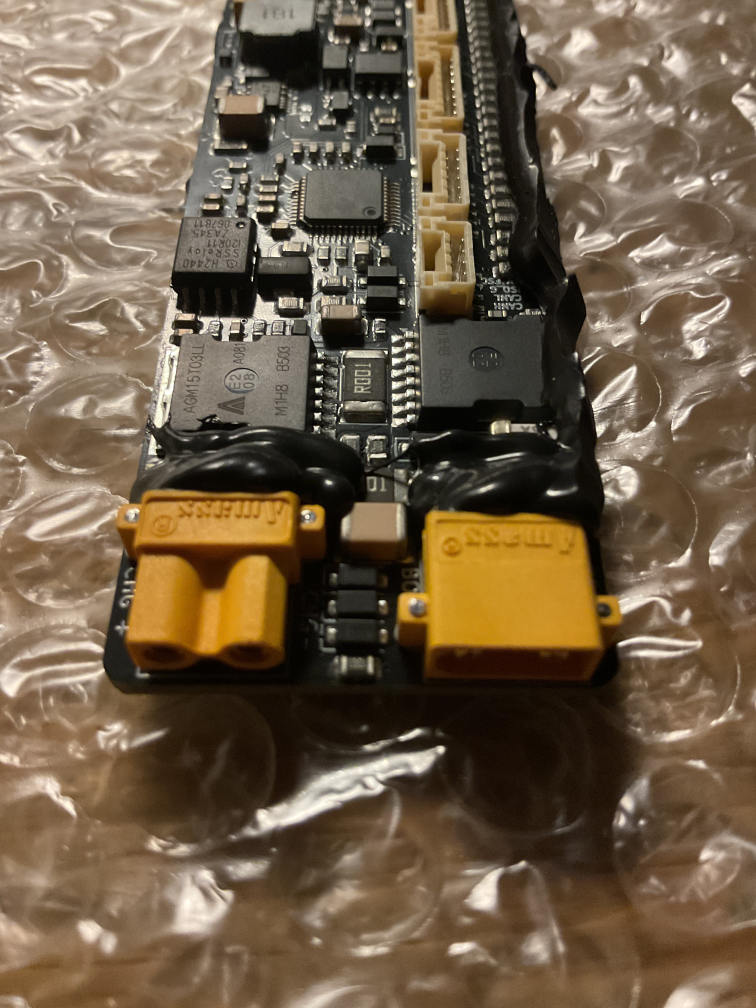
#> input picture qfbms32 ai pcb/_reference/user_photos/IMG_0912.jpg, 3024 x 4032 px, found by its file name (shown at 1/4 size)
$ python zoom_q1_col.py
#> lines starting #> are read from the running program, lines starting #| are printed output that depends on the picture
import os
from PIL import Image

pcb_dir = r"c:\Users\quinn\Documents\GitHub\Fungineers PCB designs\qfbms32 ai pcb"
brain_dir = r"C:\Users\quinn\.gemini\antigravity-ide\brain\7bc5fde5-e6cf-413a-9764-f83c0e8df3ae"

im12 = Image.open(os.path.join(pcb_dir, "_reference", "user_photos", "IMG_0912.jpg"))
#> im12 is the input picture: PIL image 3024x4032 RGB; mean R, G, B 112.8, 94.5, 72.2
w, h = im12.size
#> w = 3024; h = 4032

# In crop12_full_area, Q1 is on the left, R001 is in the center
# Let's crop right around the column between Q1 and R001/SSRelay
# In IMG_0912 original:
# crop12 was: (int(w * 0.2), int(h * 0.1), int(w * 0.8), int(h * 0.6))
# Q1 and R001 are around the middle of that crop
base_x = int(w * 0.2)
#> base_x = 604
base_y = int(h * 0.1)
#> base_y = 403

# Let's crop tightly around the column of components next to Q1
# Let's make 2 crops:
# 1. Column between Q1 and R001/JST
# 2. Area between Q1 and SSRelay
crop_zoom1 = im12.crop((base_x + 250, base_y + 400, base_x + 950, base_y + 1300))
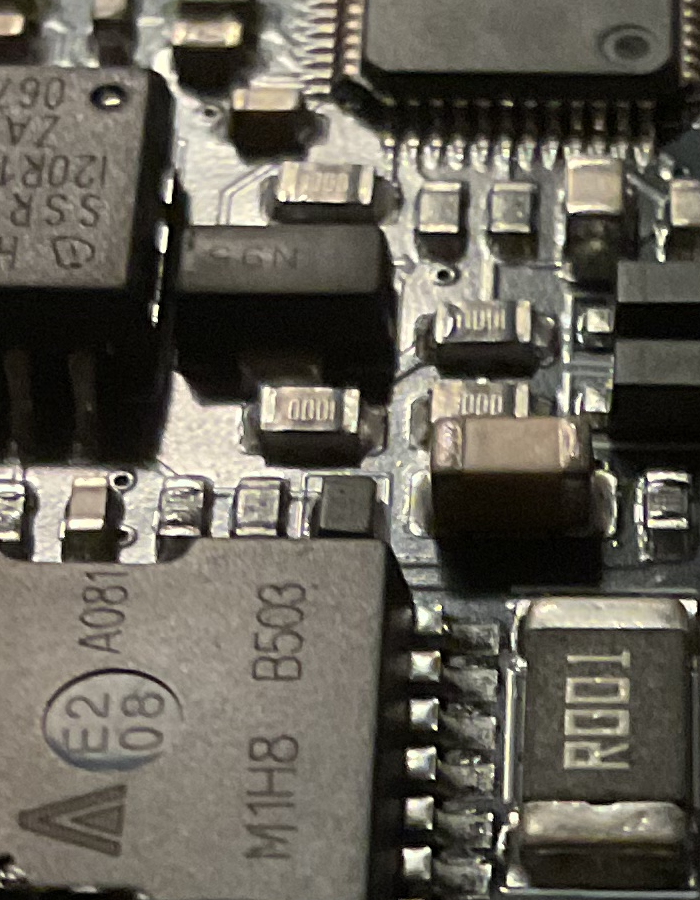
#> crop_zoom1: PIL image 700x900 RGB; mean R, G, B 99, 95.1, 85.1
crop_zoom1.save(os.path.join(brain_dir, "zoom_q1_column.jpg"))

print("Saved zoom_q1_column.jpg")

$ run again, with qfbms32 ai pcb/_reference/user_photos/IMG_0913.jpg copied over qfbms32 ai pcb/_reference/user_photos/IMG_0912.jpg
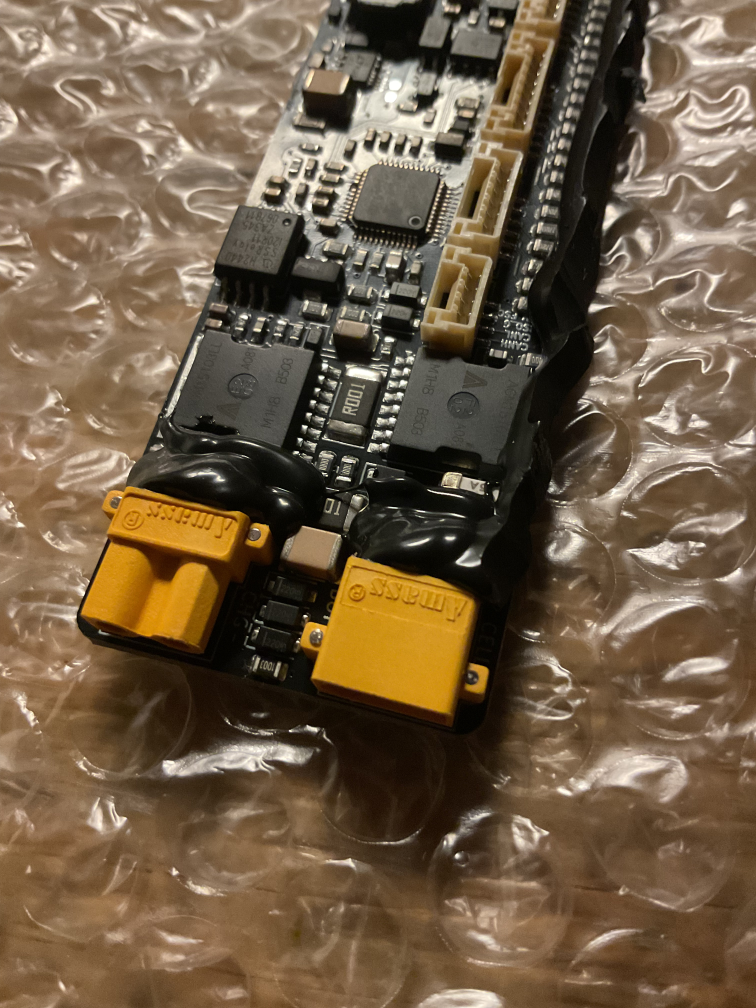
#> input picture qfbms32 ai pcb/_reference/user_photos/IMG_0913.jpg, 3024 x 4032 px, found by its file name (shown at 1/4 size)
#> im12 is the input picture: PIL image 3024x4032 RGB; mean R, G, B 113, 93.4, 69.9
#> `crop_zoom1 = im12.crop((base_x + 250, base_y + 400, base_x + 950, base..`:
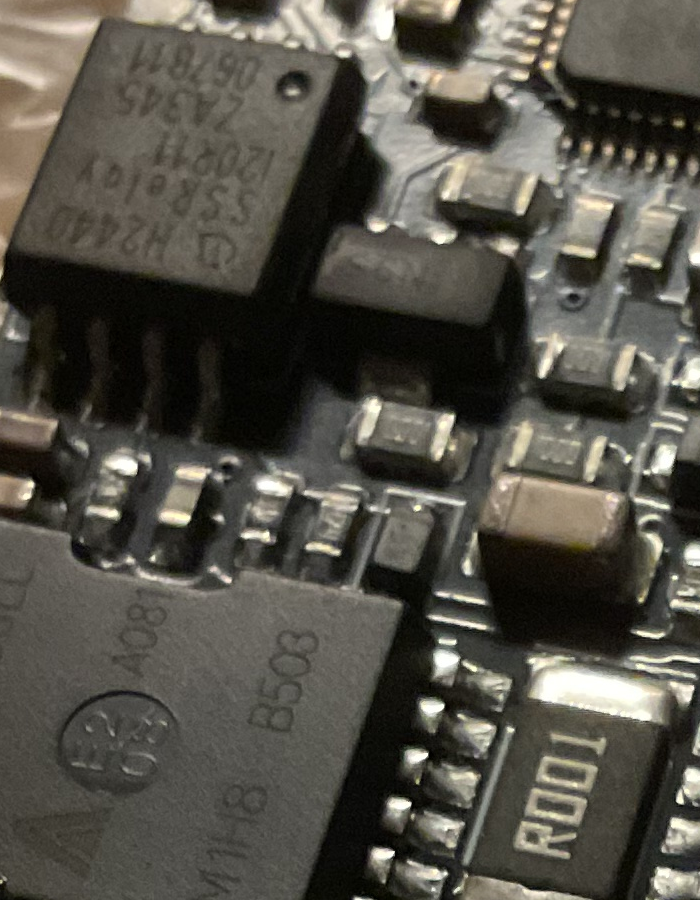
#> crop_zoom1: PIL image 700x900 RGB; mean R, G, B 84.1, 81.3, 72.6

$ run again, with qfbms32 ai pcb/_reference/user_photos/IMG_0916.jpg copied over qfbms32 ai pcb/_reference/user_photos/IMG_0912.jpg
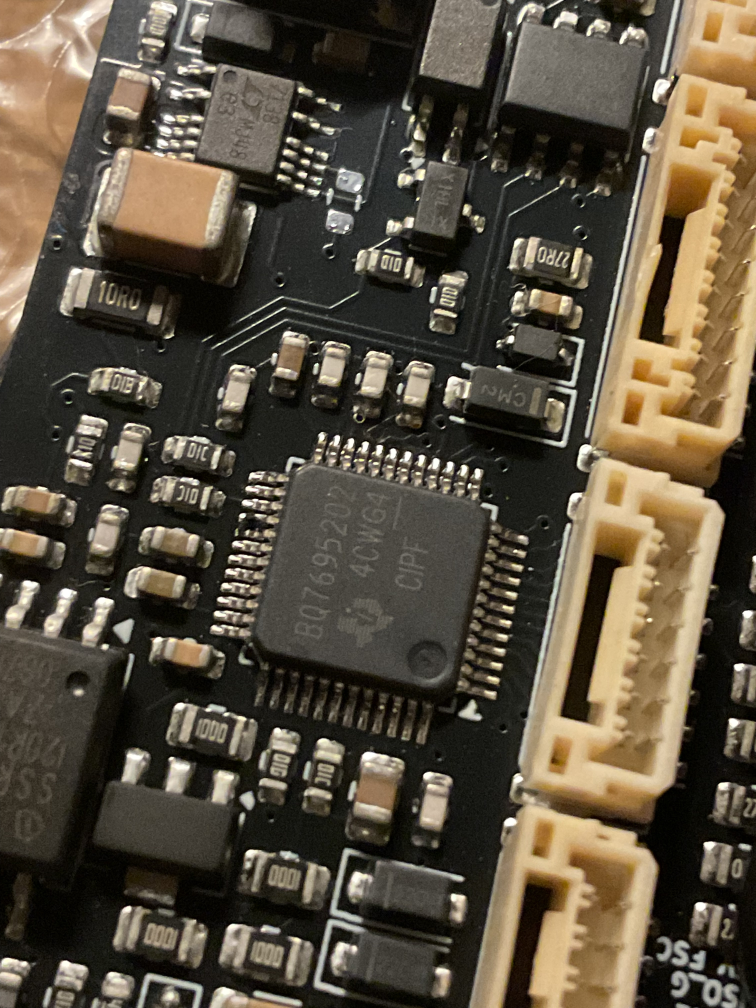
#> input picture qfbms32 ai pcb/_reference/user_photos/IMG_0916.jpg, 3024 x 4032 px, found by its file name (shown at 1/4 size)
#> im12 is the input picture: PIL image 3024x4032 RGB; mean R, G, B 88.9, 79.4, 63.6
#> `crop_zoom1 = im12.crop((base_x + 250, base_y + 400, base_x + 950, base..`:
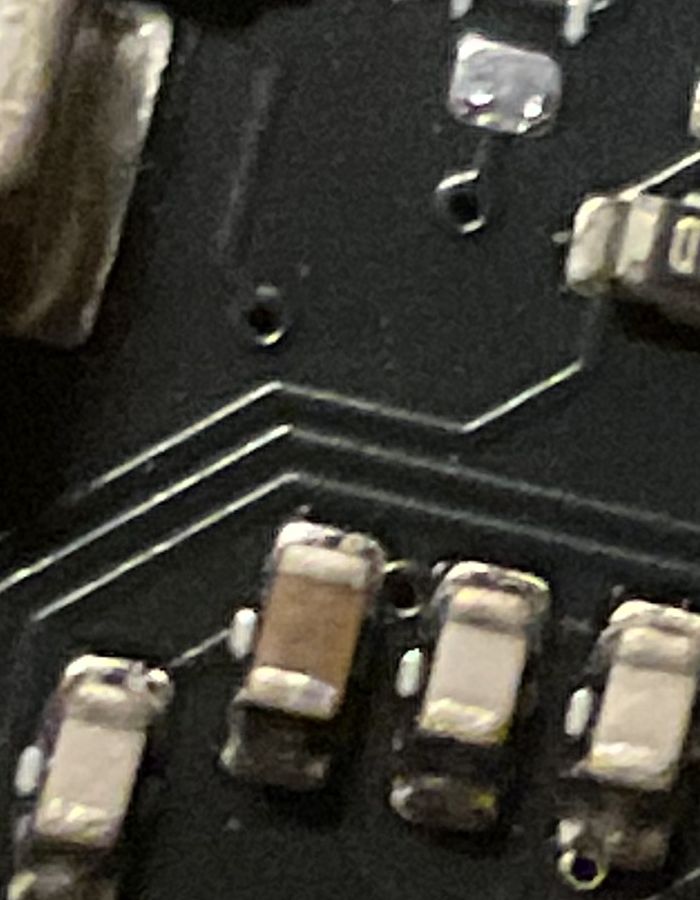
#> crop_zoom1: PIL image 700x900 RGB; mean R, G, B 63.3, 61.5, 54

$ run again, with qfbms32 ai pcb/_reference/user_photos/IMG_0923.jpg copied over qfbms32 ai pcb/_reference/user_photos/IMG_0912.jpg
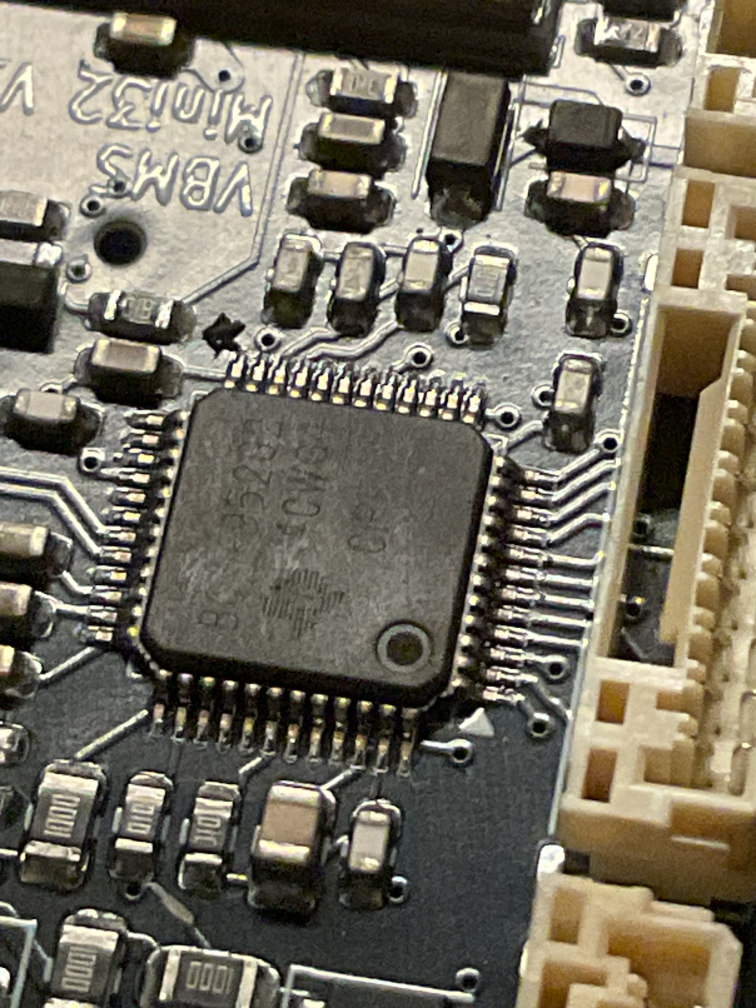
#> input picture qfbms32 ai pcb/_reference/user_photos/IMG_0923.jpg, 3024 x 4032 px, found by its file name (shown at 1/4 size)
#> im12 is the input picture: PIL image 3024x4032 RGB; mean R, G, B 117, 111.6, 97.1
#> `crop_zoom1 = im12.crop((base_x + 250, base_y + 400, base_x + 950, base..`:
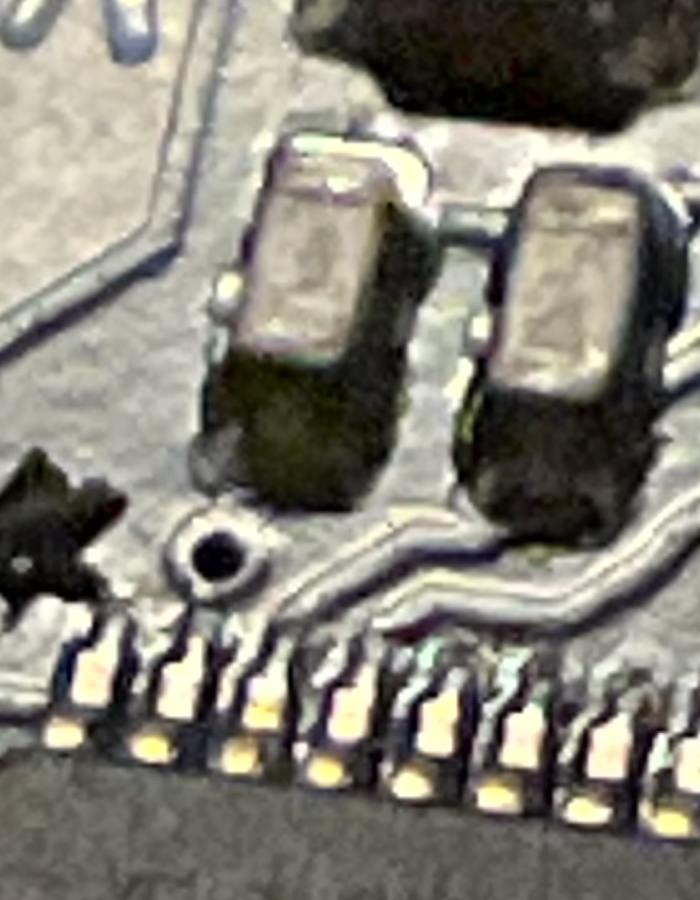
#> crop_zoom1: PIL image 700x900 RGB; mean R, G, B 130.4, 127.1, 116.8
